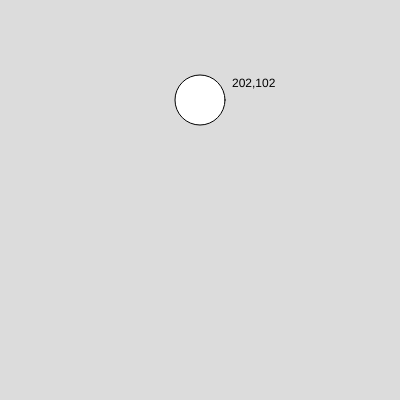
Frame 1 (no input)
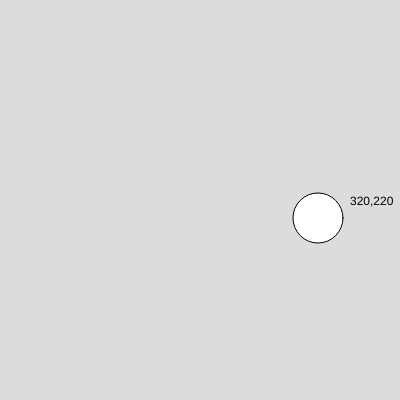
Frame 60 (no input)
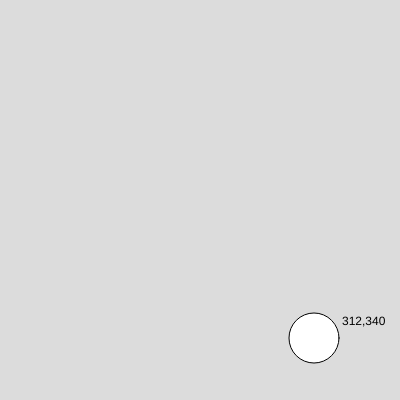
Frame 120 (the mouse pressed at the canvas centre since frame 60)

The p5.js sketch that drew these frames (run headless with seeded random() and noise() and a simulated clock; from frame 60 on, the mouse is pressed at the canvas centre):

// p5.js sketch
// ── sketch.js
function setup() {
  createCanvas(400, 400)
  speedX = 2
  speedY = 2
  Xpos = 200
  Ypos = 100
}

function draw() {
  background(220)
  ellipse(Xpos,Ypos,50,50)
  Xpos = Xpos + speedX
  Ypos = Ypos + speedY
  if (Xpos <= 25 || Xpos >= 375){
    speedX = speedX * -1
  }
  if (Ypos <= 25 || Ypos >= 375){
    speedY = speedY * -1
  }
  text(Xpos+","+Ypos,Xpos+30,Ypos-15)
}
